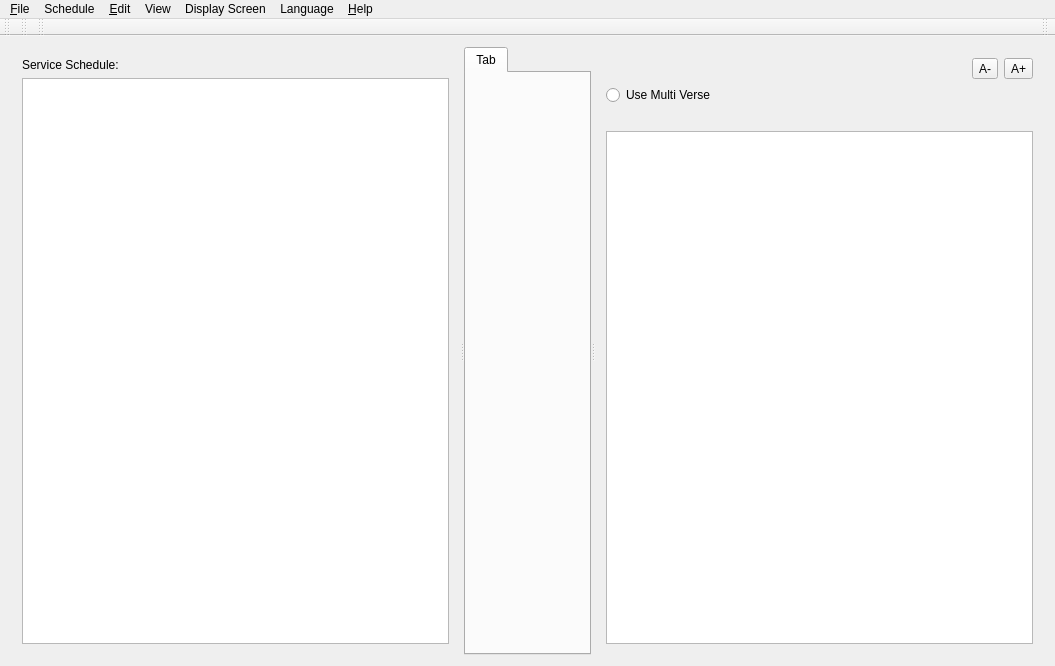
<?xml version="1.0" encoding="UTF-8"?>
<ui version="4.0">
 <class>SoftProjectorClass</class>
 <widget class="QMainWindow" name="SoftProjectorClass">
  <property name="geometry">
   <rect>
    <x>0</x>
    <y>0</y>
    <width>1055</width>
    <height>666</height>
   </rect>
  </property>
  <property name="minimumSize">
   <size>
    <width>700</width>
    <height>550</height>
   </size>
  </property>
  <property name="windowTitle">
   <string notr="true"/>
  </property>
  <property name="windowIcon">
   <iconset resource="softprojector.qrc">
    <normaloff>:/icons/icons/softprojector.png</normaloff>:/icons/icons/softprojector.png</iconset>
  </property>
  <property name="toolButtonStyle">
   <enum>Qt::ToolButtonIconOnly</enum>
  </property>
  <property name="dockNestingEnabled">
   <bool>false</bool>
  </property>
  <widget class="QWidget" name="centralWidget">
   <layout class="QGridLayout" name="gridLayout">
    <item row="0" column="0">
     <widget class="QSplitter" name="splitter">
      <property name="orientation">
       <enum>Qt::Horizontal</enum>
      </property>
      <widget class="QWidget" name="layoutWidget">
       <layout class="QVBoxLayout" name="verticalLayout_3">
        <item>
         <widget class="QLabel" name="label">
          <property name="text">
           <string>Service Schedule:</string>
          </property>
         </widget>
        </item>
        <item>
         <widget class="QListWidget" name="listWidgetSchedule">
          <property name="iconSize">
           <size>
            <width>16</width>
            <height>16</height>
           </size>
          </property>
          <property name="spacing">
           <number>1</number>
          </property>
         </widget>
        </item>
       </layout>
      </widget>
      <widget class="QTabWidget" name="projectTab">
       <property name="minimumSize">
        <size>
         <width>0</width>
         <height>0</height>
        </size>
       </property>
       <widget class="QWidget" name="Tab">
        <attribute name="title">
         <string>Tab</string>
        </attribute>
        <layout class="QGridLayout" name="gridLayout_2"/>
       </widget>
      </widget>
      <widget class="QWidget" name="layoutWidget1">
       <layout class="QVBoxLayout" name="verticalLayoutDisplayControls">
        <item>
         <layout class="QHBoxLayout" name="horizontalLayout_2">
          <item>
           <widget class="QLabel" name="labelIcon">
            <property name="sizePolicy">
             <sizepolicy hsizetype="Fixed" vsizetype="Fixed">
              <horstretch>0</horstretch>
              <verstretch>0</verstretch>
             </sizepolicy>
            </property>
           </widget>
          </item>
          <item>
           <widget class="QLabel" name="labelShow">
            <property name="text">
             <string/>
            </property>
           </widget>
          </item>
          <item>
           <spacer name="horizontalSpacerShowZoom">
            <property name="orientation">
             <enum>Qt::Horizontal</enum>
            </property>
            <property name="sizeHint" stdset="0">
             <size>
              <width>10</width>
              <height>10</height>
             </size>
            </property>
           </spacer>
          </item>
          <item>
           <widget class="QToolButton" name="btnShowTextSmaller">
            <property name="toolTip">
             <string>Smaller text in the live panel</string>
            </property>
            <property name="text">
             <string notr="true">A-</string>
            </property>
           </widget>
          </item>
          <item>
           <widget class="QToolButton" name="btnShowTextBigger">
            <property name="toolTip">
             <string>Larger text in the live panel</string>
            </property>
            <property name="text">
             <string notr="true">A+</string>
            </property>
           </widget>
          </item>
         </layout>
        </item>
        <item>
         <widget class="QWidget" name="widgetMultiVerse" native="true">
          <layout class="QHBoxLayout" name="horizontalLayout_4">
           <property name="leftMargin">
            <number>0</number>
           </property>
           <property name="topMargin">
            <number>0</number>
           </property>
           <property name="rightMargin">
            <number>0</number>
           </property>
           <property name="bottomMargin">
            <number>0</number>
           </property>
           <item>
            <widget class="QRadioButton" name="rbMultiVerse">
             <property name="toolTip">
              <string>If selected, this will allow to select multiple verses at one time. Will need to press &quot;Show&quot; each time.</string>
             </property>
             <property name="text">
              <string>Use Multi Verse</string>
             </property>
            </widget>
           </item>
           <item>
            <spacer name="horizontalSpacer_2">
             <property name="orientation">
              <enum>Qt::Horizontal</enum>
             </property>
             <property name="sizeHint" stdset="0">
              <size>
               <width>40</width>
               <height>20</height>
              </size>
             </property>
            </spacer>
           </item>
          </layout>
         </widget>
        </item>
        <item>
         <widget class="QLabel" name="labelSongNotes">
          <property name="palette">
           <palette>
            <active>
             <colorrole role="WindowText">
              <brush brushstyle="SolidPattern">
               <color alpha="255">
                <red>255</red>
                <green>0</green>
                <blue>4</blue>
               </color>
              </brush>
             </colorrole>
            </active>
            <inactive>
             <colorrole role="WindowText">
              <brush brushstyle="SolidPattern">
               <color alpha="255">
                <red>255</red>
                <green>0</green>
                <blue>4</blue>
               </color>
              </brush>
             </colorrole>
            </inactive>
            <disabled>
             <colorrole role="WindowText">
              <brush brushstyle="SolidPattern">
               <color alpha="255">
                <red>120</red>
                <green>120</green>
                <blue>120</blue>
               </color>
              </brush>
             </colorrole>
            </disabled>
           </palette>
          </property>
          <property name="font">
           <font>
            <weight>75</weight>
            <bold>true</bold>
           </font>
          </property>
          <property name="text">
           <string/>
          </property>
          <property name="wordWrap">
           <bool>true</bool>
          </property>
         </widget>
        </item>
        <item>
         <widget class="QListWidget" name="listShow">
          <property name="sizePolicy">
           <sizepolicy hsizetype="Expanding" vsizetype="MinimumExpanding">
            <horstretch>0</horstretch>
            <verstretch>0</verstretch>
           </sizepolicy>
          </property>
          <property name="alternatingRowColors">
           <bool>false</bool>
          </property>
         </widget>
        </item>
       </layout>
      </widget>
     </widget>
    </item>
   </layout>
  </widget>
  <widget class="QMenuBar" name="menuBar">
   <property name="geometry">
    <rect>
     <x>0</x>
     <y>0</y>
     <width>1055</width>
     <height>21</height>
    </rect>
   </property>
   <widget class="QMenu" name="menuFile">
    <property name="title">
     <string>&amp;File</string>
    </property>
    <addaction name="actionNewSchedule"/>
    <addaction name="actionOpenSchedule"/>
    <addaction name="actionSaveSchedule"/>
    <addaction name="actionSaveScheduleAs"/>
    <addaction name="actionCloseSchedule"/>
    <addaction name="separator"/>
    <addaction name="actionPrint"/>
    <addaction name="actionPrintSchedule"/>
    <addaction name="separator"/>
    <addaction name="actionClose"/>
   </widget>
   <widget class="QMenu" name="menuEdit">
    <property name="title">
     <string>&amp;Edit</string>
    </property>
    <addaction name="actionNew"/>
    <addaction name="actionEdit"/>
    <addaction name="actionCopy"/>
    <addaction name="actionDelete"/>
    <addaction name="separator"/>
    <addaction name="actionManage_Database"/>
    <addaction name="separator"/>
    <addaction name="actionSettings"/>
   </widget>
   <widget class="QMenu" name="menuHelp">
    <property name="title">
     <string>&amp;Help</string>
    </property>
    <addaction name="actionDonate"/>
    <addaction name="separator"/>
    <addaction name="actionAbout"/>
    <addaction name="action_Help"/>
   </widget>
   <widget class="QMenu" name="menuLanguage">
    <property name="toolTip">
     <string>Select Language</string>
    </property>
    <property name="title">
     <string>Language</string>
    </property>
   </widget>
   <widget class="QMenu" name="menuSongs">
    <property name="title">
     <string>View</string>
    </property>
    <addaction name="actionSong_Counter"/>
    <addaction name="separator"/>
   </widget>
   <widget class="QMenu" name="menuSchedule">
    <property name="title">
     <string>Schedule</string>
    </property>
    <addaction name="actionScheduleAdd"/>
    <addaction name="actionScheduleRemove"/>
    <addaction name="actionScheduleClear"/>
    <addaction name="separator"/>
    <addaction name="actionMoveScheduleTop"/>
    <addaction name="actionMoveScheduleUp"/>
    <addaction name="actionMoveScheduleDown"/>
    <addaction name="actionMoveScheduleBottom"/>
   </widget>
   <widget class="QMenu" name="menuDisplay_Screen">
    <property name="title">
     <string>Display Screen</string>
    </property>
    <addaction name="actionShow"/>
    <addaction name="actionClear"/>
    <addaction name="actionHide"/>
    <addaction name="actionCloseDisplay"/>
   </widget>
   <addaction name="menuFile"/>
   <addaction name="menuSchedule"/>
   <addaction name="menuEdit"/>
   <addaction name="menuSongs"/>
   <addaction name="menuDisplay_Screen"/>
   <addaction name="menuLanguage"/>
   <addaction name="menuHelp"/>
  </widget>
  <widget class="QToolBar" name="toolBarFile">
   <property name="windowTitle">
    <string>File Tool Bar</string>
   </property>
   <property name="toolButtonStyle">
    <enum>Qt::ToolButtonIconOnly</enum>
   </property>
   <attribute name="toolBarArea">
    <enum>TopToolBarArea</enum>
   </attribute>
   <attribute name="toolBarBreak">
    <bool>false</bool>
   </attribute>
  </widget>
  <widget class="QToolBar" name="toolBarSchedule">
   <property name="windowTitle">
    <string>Schedule Tool Bar</string>
   </property>
   <attribute name="toolBarArea">
    <enum>TopToolBarArea</enum>
   </attribute>
   <attribute name="toolBarBreak">
    <bool>false</bool>
   </attribute>
  </widget>
  <widget class="QToolBar" name="toolBarEdit">
   <property name="windowTitle">
    <string>Edit Tool Bar</string>
   </property>
   <attribute name="toolBarArea">
    <enum>TopToolBarArea</enum>
   </attribute>
   <attribute name="toolBarBreak">
    <bool>false</bool>
   </attribute>
  </widget>
  <widget class="QToolBar" name="toolBarShow">
   <property name="sizePolicy">
    <sizepolicy hsizetype="Minimum" vsizetype="Fixed">
     <horstretch>0</horstretch>
     <verstretch>0</verstretch>
    </sizepolicy>
   </property>
   <property name="windowTitle">
    <string>Display Control Tool Bar</string>
   </property>
   <property name="layoutDirection">
    <enum>Qt::RightToLeft</enum>
   </property>
   <attribute name="toolBarArea">
    <enum>TopToolBarArea</enum>
   </attribute>
   <attribute name="toolBarBreak">
    <bool>false</bool>
   </attribute>
  </widget>
  <action name="actionAbout">
   <property name="text">
    <string>&amp;About</string>
   </property>
  </action>
  <action name="actionSettings">
   <property name="icon">
    <iconset resource="softprojector.qrc">
     <normaloff>:/icons/icons/settings.png</normaloff>:/icons/icons/settings.png</iconset>
   </property>
   <property name="text">
    <string>&amp;Settings...</string>
   </property>
   <property name="toolTip">
    <string>Open settings dialog</string>
   </property>
   <property name="shortcut">
    <string>Ctrl+T</string>
   </property>
  </action>
  <action name="actionClose">
   <property name="icon">
    <iconset resource="softprojector.qrc">
     <normaloff>:/icons/icons/base-22x22-actions-application-exit.png</normaloff>:/icons/icons/base-22x22-actions-application-exit.png</iconset>
   </property>
   <property name="text">
    <string>E&amp;xit</string>
   </property>
   <property name="toolTip">
    <string>Exit SoftProjector</string>
   </property>
   <property name="shortcut">
    <string>Ctrl+Q</string>
   </property>
  </action>
  <action name="actionManage_Database">
   <property name="icon">
    <iconset resource="softprojector.qrc">
     <normaloff>:/icons/icons/database.png</normaloff>:/icons/icons/database.png</iconset>
   </property>
   <property name="text">
    <string>&amp;Manage Database...</string>
   </property>
   <property name="toolTip">
    <string>Import and export Bibles, songbooks and themes</string>
   </property>
   <property name="shortcut">
    <string>Ctrl+M</string>
   </property>
  </action>
  <action name="action_Help">
   <property name="icon">
    <iconset resource="softprojector.qrc">
     <normaloff>:/icons/icons/help.png</normaloff>:/icons/icons/help.png</iconset>
   </property>
   <property name="text">
    <string>&amp;Help</string>
   </property>
   <property name="toolTip">
    <string>Open Help</string>
   </property>
   <property name="shortcut">
    <string>F1</string>
   </property>
  </action>
  <action name="actionSong_Counter">
   <property name="icon">
    <iconset resource="softprojector.qrc">
     <normaloff>:/icons/icons/song_count.png</normaloff>:/icons/icons/song_count.png</iconset>
   </property>
   <property name="text">
    <string>Song Counter...</string>
   </property>
  </action>
  <action name="actionOpenSchedule">
   <property name="icon">
    <iconset resource="softprojector.qrc">
     <normaloff>:/icons/icons/scheduleOpen.png</normaloff>:/icons/icons/scheduleOpen.png</iconset>
   </property>
   <property name="text">
    <string>&amp;Open Schedule</string>
   </property>
   <property name="shortcut">
    <string>Ctrl+O</string>
   </property>
  </action>
  <action name="actionSaveSchedule">
   <property name="icon">
    <iconset resource="softprojector.qrc">
     <normaloff>:/icons/icons/scheduleSave.png</normaloff>:/icons/icons/scheduleSave.png</iconset>
   </property>
   <property name="text">
    <string>&amp;Save Schedule</string>
   </property>
   <property name="shortcut">
    <string>Ctrl+S</string>
   </property>
  </action>
  <action name="actionSaveScheduleAs">
   <property name="text">
    <string>Save Schedule &amp;As</string>
   </property>
   <property name="toolTip">
    <string>Save Schedule with different name</string>
   </property>
  </action>
  <action name="actionNewSchedule">
   <property name="icon">
    <iconset resource="softprojector.qrc">
     <normaloff>:/icons/icons/scheduleNew.png</normaloff>:/icons/icons/scheduleNew.png</iconset>
   </property>
   <property name="text">
    <string>&amp;New Schedule</string>
   </property>
   <property name="toolTip">
    <string>Start new Schedule</string>
   </property>
   <property name="shortcut">
    <string>Ctrl+Shift+N</string>
   </property>
  </action>
  <action name="actionCloseSchedule">
   <property name="text">
    <string>Close Schedule</string>
   </property>
   <property name="toolTip">
    <string>Close Schedule</string>
   </property>
  </action>
  <action name="actionPrint">
   <property name="icon">
    <iconset resource="softprojector.qrc">
     <normaloff>:/icons/icons/print.png</normaloff>:/icons/icons/print.png</iconset>
   </property>
   <property name="text">
    <string>&amp;Print</string>
   </property>
   <property name="toolTip">
    <string>Prints selected Bible chapter, selected song and selected announcement.</string>
   </property>
   <property name="shortcut">
    <string>Ctrl+P</string>
   </property>
  </action>
  <action name="actionPrintSchedule">
   <property name="text">
    <string>Print Schedule</string>
   </property>
   <property name="toolTip">
    <string>Print Schedule</string>
   </property>
   <property name="shortcut">
    <string>Ctrl+Shift+P</string>
   </property>
  </action>
  <action name="actionNew">
   <property name="text">
    <string/>
   </property>
   <property name="shortcut">
    <string>Ctrl+N</string>
   </property>
  </action>
  <action name="actionEdit">
   <property name="text">
    <string/>
   </property>
   <property name="shortcut">
    <string>Ctrl+E</string>
   </property>
  </action>
  <action name="actionCopy">
   <property name="text">
    <string/>
   </property>
   <property name="shortcut">
    <string>Ctrl+C</string>
   </property>
  </action>
  <action name="actionDelete">
   <property name="text">
    <string/>
   </property>
   <property name="shortcut">
    <string>Ctrl+Del</string>
   </property>
  </action>
  <action name="actionDonate">
   <property name="text">
    <string>Donate</string>
   </property>
   <property name="toolTip">
    <string>Donate to softProjector development team</string>
   </property>
  </action>
  <action name="actionScheduleAdd">
   <property name="icon">
    <iconset resource="softprojector.qrc">
     <normaloff>:/icons/icons/scheduleAdd.png</normaloff>:/icons/icons/scheduleAdd.png</iconset>
   </property>
   <property name="text">
    <string>Add to Schedule</string>
   </property>
   <property name="shortcut">
    <string>F2</string>
   </property>
  </action>
  <action name="actionScheduleRemove">
   <property name="icon">
    <iconset resource="softprojector.qrc">
     <normaloff>:/icons/icons/scheduleRemove.png</normaloff>:/icons/icons/scheduleRemove.png</iconset>
   </property>
   <property name="text">
    <string>Remove from Schedule</string>
   </property>
   <property name="shortcut">
    <string>Del</string>
   </property>
  </action>
  <action name="actionScheduleClear">
   <property name="icon">
    <iconset resource="softprojector.qrc">
     <normaloff>:/icons/icons/scheduleClear.png</normaloff>:/icons/icons/scheduleClear.png</iconset>
   </property>
   <property name="text">
    <string>Clear Schedule</string>
   </property>
  </action>
  <action name="actionMoveScheduleTop">
   <property name="icon">
    <iconset resource="softprojector.qrc">
     <normaloff>:/icons/icons/scheduleUpM.png</normaloff>:/icons/icons/scheduleUpM.png</iconset>
   </property>
   <property name="text">
    <string>Move Item To Top</string>
   </property>
   <property name="toolTip">
    <string>Move Schedule item to top of the list</string>
   </property>
  </action>
  <action name="actionMoveScheduleUp">
   <property name="icon">
    <iconset resource="softprojector.qrc">
     <normaloff>:/icons/icons/scheduleUp.png</normaloff>:/icons/icons/scheduleUp.png</iconset>
   </property>
   <property name="text">
    <string>Move Item Up</string>
   </property>
   <property name="toolTip">
    <string>Move Schedule item up</string>
   </property>
  </action>
  <action name="actionMoveScheduleDown">
   <property name="icon">
    <iconset resource="softprojector.qrc">
     <normaloff>:/icons/icons/scheduleDown.png</normaloff>:/icons/icons/scheduleDown.png</iconset>
   </property>
   <property name="text">
    <string>Mode Item Down</string>
   </property>
   <property name="toolTip">
    <string>Move Schedule item down</string>
   </property>
  </action>
  <action name="actionMoveScheduleBottom">
   <property name="icon">
    <iconset resource="softprojector.qrc">
     <normaloff>:/icons/icons/scheduleDownM.png</normaloff>:/icons/icons/scheduleDownM.png</iconset>
   </property>
   <property name="text">
    <string>Move Item To Bottom</string>
   </property>
   <property name="toolTip">
    <string>Move Schedule item to bottom of the list</string>
   </property>
  </action>
  <action name="actionShow">
   <property name="icon">
    <iconset resource="softprojector.qrc">
     <normaloff>:/icons/icons/show.png</normaloff>:/icons/icons/show.png</iconset>
   </property>
   <property name="text">
    <string>Show</string>
   </property>
   <property name="toolTip">
    <string>Display to the screen (F4)</string>
   </property>
   <property name="shortcut">
    <string>F4</string>
   </property>
  </action>
  <action name="actionHide">
   <property name="icon">
    <iconset resource="softprojector.qrc">
     <normaloff>:/icons/icons/hide.png</normaloff>:/icons/icons/hide.png</iconset>
   </property>
   <property name="text">
    <string>Hide</string>
   </property>
   <property name="toolTip">
    <string>Show Passive Screen (Stop displaying to the screen) (Esc)</string>
   </property>
   <property name="shortcut">
    <string>Esc</string>
   </property>
  </action>
  <action name="actionClear">
   <property name="icon">
    <iconset resource="softprojector.qrc">
     <normaloff>:/icons/icons/clear.png</normaloff>:/icons/icons/clear.png</iconset>
   </property>
   <property name="text">
    <string>Clear</string>
   </property>
   <property name="toolTip">
    <string>Clear Display Text (Shift+Esc)</string>
   </property>
   <property name="shortcut">
    <string>Shift+Esc</string>
   </property>
  </action>
  <action name="actionCloseDisplay">
   <property name="checkable">
    <bool>true</bool>
   </property>
   <property name="icon">
    <iconset resource="softprojector.qrc">
     <normaloff>:/icons/icons/display_off.png</normaloff>:/icons/icons/display_off.png</iconset>
   </property>
   <property name="text">
    <string>On / Off</string>
   </property>
   <property name="toolTip">
    <string>Turn Display Screen On/Off</string>
   </property>
  </action>
 </widget>
 <layoutdefault spacing="6" margin="11"/>
 <resources>
  <include location="softprojector.qrc"/>
 </resources>
 <connections/>
</ui>
